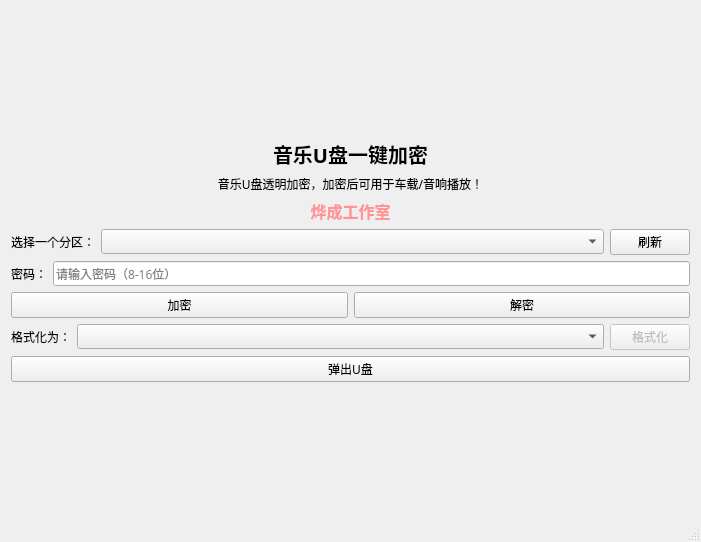
<?xml version="1.0" encoding="UTF-8"?>
<ui version="4.0">
 <class>MusicUSBEncryptClass</class>
 <widget class="QMainWindow" name="MusicUSBEncryptClass">
  <property name="geometry">
   <rect>
    <x>0</x>
    <y>0</y>
    <width>701</width>
    <height>542</height>
   </rect>
  </property>
  <property name="windowTitle">
   <string>音乐U盘一键加密</string>
  </property>
  <widget class="QWidget" name="centralWidget">
   <layout class="QVBoxLayout" name="verticalLayout">
    <item>
     <spacer name="verticalSpacer">
      <property name="sizeHint" stdset="0">
       <size>
        <width>0</width>
        <height>0</height>
       </size>
      </property>
     </spacer>
    </item>
    <item>
     <widget class="QLabel" name="label_6">
      <property name="font">
       <font>
        <family>HarmonyOS Sans SC</family>
        <pointsize>15</pointsize>
        <weight>75</weight>
        <bold>true</bold>
       </font>
      </property>
      <property name="text">
       <string>音乐U盘一键加密</string>
      </property>
      <property name="alignment">
       <set>Qt::AlignCenter</set>
      </property>
     </widget>
    </item>
    <item>
     <widget class="QLabel" name="label_5">
      <property name="font">
       <font>
        <family>HarmonyOS Sans SC</family>
       </font>
      </property>
      <property name="text">
       <string>音乐U盘透明加密，加密后可用于车载/音响播放！</string>
      </property>
      <property name="alignment">
       <set>Qt::AlignCenter</set>
      </property>
     </widget>
    </item>
    <item>
     <widget class="QLabel" name="label_3">
      <property name="palette">
       <palette>
        <active>
         <colorrole role="WindowText">
          <brush brushstyle="SolidPattern">
           <color alpha="255">
            <red>255</red>
            <green>147</green>
            <blue>149</blue>
           </color>
          </brush>
         </colorrole>
         <colorrole role="Text">
          <brush brushstyle="SolidPattern">
           <color alpha="255">
            <red>255</red>
            <green>170</green>
            <blue>171</blue>
           </color>
          </brush>
         </colorrole>
        </active>
        <inactive>
         <colorrole role="WindowText">
          <brush brushstyle="SolidPattern">
           <color alpha="255">
            <red>255</red>
            <green>147</green>
            <blue>149</blue>
           </color>
          </brush>
         </colorrole>
         <colorrole role="Text">
          <brush brushstyle="SolidPattern">
           <color alpha="255">
            <red>255</red>
            <green>170</green>
            <blue>171</blue>
           </color>
          </brush>
         </colorrole>
        </inactive>
        <disabled>
         <colorrole role="WindowText">
          <brush brushstyle="SolidPattern">
           <color alpha="255">
            <red>120</red>
            <green>120</green>
            <blue>120</blue>
           </color>
          </brush>
         </colorrole>
         <colorrole role="Text">
          <brush brushstyle="SolidPattern">
           <color alpha="255">
            <red>120</red>
            <green>120</green>
            <blue>120</blue>
           </color>
          </brush>
         </colorrole>
        </disabled>
       </palette>
      </property>
      <property name="font">
       <font>
        <family>HarmonyOS Sans SC</family>
        <pointsize>12</pointsize>
        <weight>75</weight>
        <bold>true</bold>
       </font>
      </property>
      <property name="text">
       <string>烨成工作室</string>
      </property>
      <property name="alignment">
       <set>Qt::AlignCenter</set>
      </property>
     </widget>
    </item>
    <item>
     <layout class="QHBoxLayout" name="hlPartition">
      <item>
       <widget class="QLabel" name="label">
        <property name="font">
         <font>
          <family>HarmonyOS Sans SC</family>
         </font>
        </property>
        <property name="text">
         <string>选择一个分区：</string>
        </property>
       </widget>
      </item>
      <item>
       <widget class="QComboBox" name="comboBoxTargetPartition">
        <property name="sizePolicy">
         <sizepolicy hsizetype="Expanding" vsizetype="Fixed">
          <horstretch>0</horstretch>
          <verstretch>0</verstretch>
         </sizepolicy>
        </property>
        <property name="font">
         <font>
          <family>HarmonyOS Sans SC</family>
         </font>
        </property>
       </widget>
      </item>
      <item>
       <widget class="QPushButton" name="pushButton">
        <property name="font">
         <font>
          <family>HarmonyOS Sans SC</family>
         </font>
        </property>
        <property name="text">
         <string>刷新</string>
        </property>
       </widget>
      </item>
     </layout>
    </item>
    <item>
     <layout class="QVBoxLayout" name="vlPasswordEnDecrypt">
      <item>
       <layout class="QHBoxLayout" name="hlPassword">
        <item>
         <widget class="QLabel" name="label_4">
          <property name="font">
           <font>
            <family>HarmonyOS Sans SC</family>
           </font>
          </property>
          <property name="text">
           <string>密码：</string>
          </property>
         </widget>
        </item>
        <item>
         <widget class="QLineEdit" name="lineEditPassword">
          <property name="font">
           <font>
            <family>HarmonyOS Sans SC</family>
           </font>
          </property>
          <property name="maxLength">
           <number>16</number>
          </property>
          <property name="echoMode">
           <enum>QLineEdit::Password</enum>
          </property>
          <property name="placeholderText">
           <string>请输入密码（8-16位）</string>
          </property>
         </widget>
        </item>
       </layout>
      </item>
      <item>
       <layout class="QHBoxLayout" name="hlEnDecrypt">
        <item>
         <widget class="QPushButton" name="btnEncryptPartition">
          <property name="font">
           <font>
            <family>HarmonyOS Sans SC</family>
           </font>
          </property>
          <property name="text">
           <string>加密</string>
          </property>
         </widget>
        </item>
        <item>
         <widget class="QPushButton" name="btnDecryptPartition">
          <property name="font">
           <font>
            <family>HarmonyOS Sans SC</family>
           </font>
          </property>
          <property name="text">
           <string>解密</string>
          </property>
         </widget>
        </item>
       </layout>
      </item>
     </layout>
    </item>
    <item>
     <layout class="QHBoxLayout" name="hlFormatPartition">
      <item>
       <widget class="QLabel" name="label_2">
        <property name="font">
         <font>
          <family>HarmonyOS Sans SC</family>
         </font>
        </property>
        <property name="text">
         <string>格式化为：</string>
        </property>
       </widget>
      </item>
      <item>
       <widget class="QComboBox" name="comboBoxTargetPartitionFormat">
        <property name="sizePolicy">
         <sizepolicy hsizetype="Expanding" vsizetype="Fixed">
          <horstretch>0</horstretch>
          <verstretch>0</verstretch>
         </sizepolicy>
        </property>
        <property name="minimumSize">
         <size>
          <width>135</width>
          <height>0</height>
         </size>
        </property>
        <property name="font">
         <font>
          <family>HarmonyOS Sans SC</family>
         </font>
        </property>
       </widget>
      </item>
      <item>
       <widget class="QPushButton" name="btnFormatPartition">
        <property name="enabled">
         <bool>false</bool>
        </property>
        <property name="sizePolicy">
         <sizepolicy hsizetype="Preferred" vsizetype="Fixed">
          <horstretch>0</horstretch>
          <verstretch>0</verstretch>
         </sizepolicy>
        </property>
        <property name="font">
         <font>
          <family>HarmonyOS Sans SC</family>
         </font>
        </property>
        <property name="text">
         <string>格式化</string>
        </property>
       </widget>
      </item>
     </layout>
    </item>
    <item>
     <widget class="QPushButton" name="btnRemoveDrive">
      <property name="font">
       <font>
        <family>HarmonyOS Sans SC</family>
       </font>
      </property>
      <property name="text">
       <string>弹出U盘</string>
      </property>
     </widget>
    </item>
    <item>
     <spacer name="verticalSpacer_2">
      <property name="sizeHint" stdset="0">
       <size>
        <width>0</width>
        <height>0</height>
       </size>
      </property>
     </spacer>
    </item>
   </layout>
  </widget>
  <widget class="QStatusBar" name="statusBar"/>
 </widget>
 <layoutdefault spacing="6" margin="11"/>
 <resources>
  <include location="MusicUSBEncrypt.qrc"/>
 </resources>
 <connections>
  <connection>
   <sender>btnEncryptPartition</sender>
   <signal>clicked()</signal>
   <receiver>MusicUSBEncryptClass</receiver>
   <slot>encryptPartition()</slot>
   <hints>
    <hint type="sourcelabel">
     <x>88</x>
     <y>86</y>
    </hint>
    <hint type="destinationlabel">
     <x>5</x>
     <y>69</y>
    </hint>
   </hints>
  </connection>
  <connection>
   <sender>btnDecryptPartition</sender>
   <signal>clicked()</signal>
   <receiver>MusicUSBEncryptClass</receiver>
   <slot>decryptPartition()</slot>
   <hints>
    <hint type="sourcelabel">
     <x>229</x>
     <y>89</y>
    </hint>
    <hint type="destinationlabel">
     <x>304</x>
     <y>74</y>
    </hint>
   </hints>
  </connection>
  <connection>
   <sender>btnFormatPartition</sender>
   <signal>clicked()</signal>
   <receiver>MusicUSBEncryptClass</receiver>
   <slot>formatPartition()</slot>
   <hints>
    <hint type="sourcelabel">
     <x>277</x>
     <y>125</y>
    </hint>
    <hint type="destinationlabel">
     <x>304</x>
     <y>118</y>
    </hint>
   </hints>
  </connection>
  <connection>
   <sender>btnRemoveDrive</sender>
   <signal>clicked()</signal>
   <receiver>MusicUSBEncryptClass</receiver>
   <slot>ejectDrive()</slot>
   <hints>
    <hint type="sourcelabel">
     <x>137</x>
     <y>155</y>
    </hint>
    <hint type="destinationlabel">
     <x>191</x>
     <y>176</y>
    </hint>
   </hints>
  </connection>
  <connection>
   <sender>pushButton</sender>
   <signal>clicked()</signal>
   <receiver>MusicUSBEncryptClass</receiver>
   <slot>uiUpdateDriveList()</slot>
   <hints>
    <hint type="sourcelabel">
     <x>263</x>
     <y>48</y>
    </hint>
    <hint type="destinationlabel">
     <x>304</x>
     <y>39</y>
    </hint>
   </hints>
  </connection>
 </connections>
 <slots>
  <slot>encryptPartition()</slot>
  <slot>decryptPartition()</slot>
  <slot>uiUpdateDriveList()</slot>
  <slot>formatPartition()</slot>
  <slot>ejectDrive()</slot>
 </slots>
</ui>
